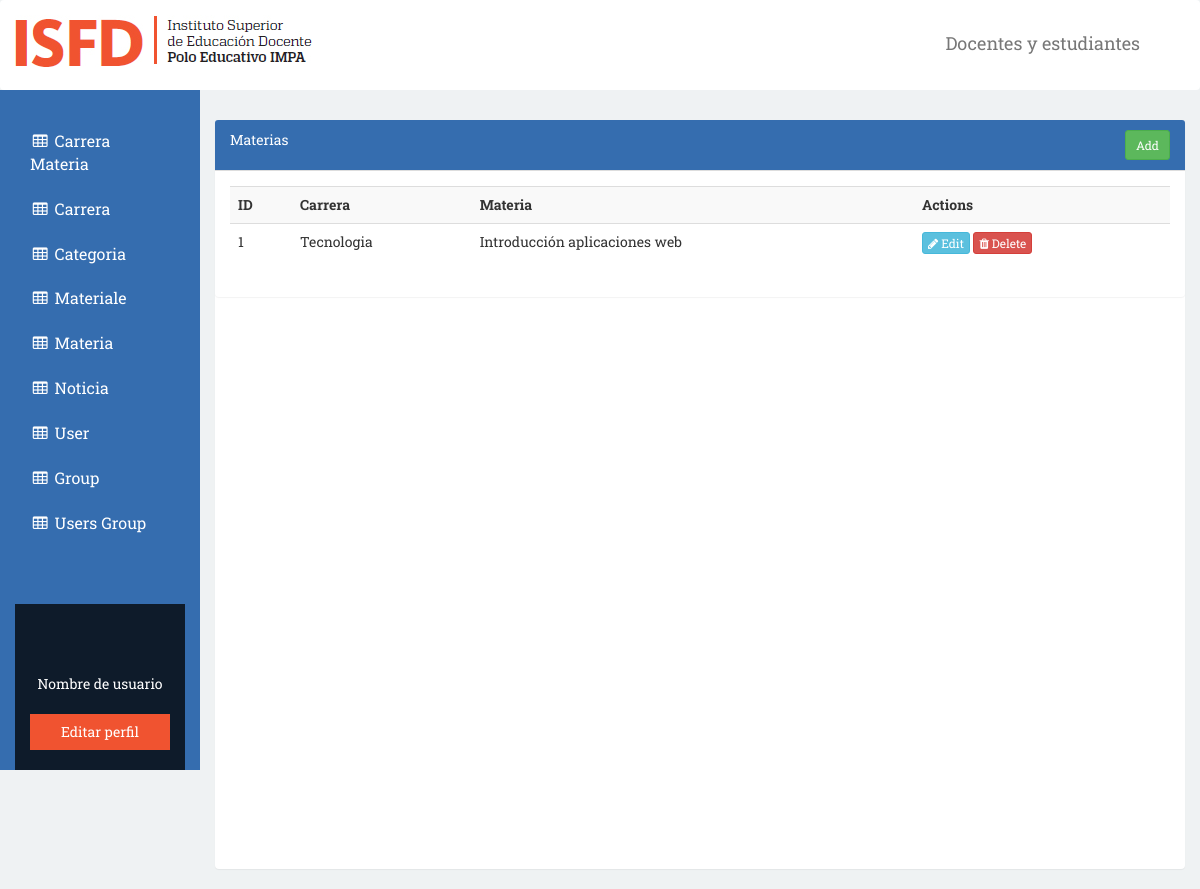
/index.php/carrera_materia, run on the app's committed database.
### tables this page shows
CREATE TABLE `carrera_materias` (
  `id` int(11) NOT NULL,
  `carrera_id` int(11) NOT NULL,
  `materia_id` int(11) NOT NULL
);

CREATE TABLE `carreras` (
  `id` int(11) NOT NULL,
  `nombre` varchar(255) NOT NULL
);

CREATE TABLE `materias` (
  `id` int(11) NOT NULL,
  `nombre` varchar(255) NOT NULL,
  `horario` varchar(255) NOT NULL,
  `descripcion` text NOT NULL,
  `timestamp` timestamp NOT NULL DEFAULT CURRENT_TIMESTAMP ON UPDATE CURRENT_TIMESTAMP
);

### application/controllers/Carrera_materia.php (called while the page is built, shortened)
<?php
class Carrera_materia extends CI_Controller{
    function __construct()
    {
        $this->load->model('Carrera_materia_model');
    }
    function index()
    {
        $data['carrera_materias'] = $this->Carrera_materia_model->get_all_carrera_materias();
        $data['_view'] = 'carrera_materia/index';
        $this->load->view('layouts/main',$data);
    }
}

### index.php (called while the page is built, shortened)
<?php
require_once BASEPATH.'core/CodeIgniter.php';

### application/models/Carrera_materia_model.php (called while the page is built, shortened)
<?php
class Carrera_materia_model extends CI_Model
{
    function get_all_carrera_materias()
    {
        $this->db->select('carrera_materias.*,materias.nombre as materia, carreras.nombre as carrera');
        $this->db->join('carreras','carreras.id = carrera_materias.carrera_id');
        $this->db->join('materias','materias.id = carrera_materias.materia_id');
        return $this->db->get('carrera_materias')->result_array();
    }
}

### application/views/carrera_materia/index.php (the view)
<div class="row">
    <div class="col-lg-12">
        <div class="panel panel-default">
            <div class="panel-heading">
                Materias
                <div class="pull-right">
                    <a href="<?php echo site_url('carrera_materia/add'); ?>" class="btn btn-success btn-sm">Add</a>
                </div>
                <br clear="all">
            </div>
            <div class="panel-body">
                <div class="table-responsive">
                    <table class="table table-striped">
                        <tr>
							<th>ID</th>
							<th>Carrera</th>
							<th>Materia</th>
							<th>Actions</th>
                        </tr>
                        <?php foreach($carrera_materias as $c){ ?>
                        <tr>
							<td><?php echo $c['id']; ?></td>
							<td><?php echo $c['carrera']; ?></td>
							<td><?php echo $c['materia']; ?></td>
							<td>
                                <a href="<?php echo site_url('carrera_materia/edit/'.$c['id']); ?>" class="btn btn-info btn-xs"><span class="fa fa-pencil"></span> Edit</a>
                                <a href="<?php echo site_url('carrera_materia/remove/'.$c['id']); ?>" class="btn btn-danger btn-xs"><span class="fa fa-trash"></span> Delete</a>
                            </td>
                        </tr>
                        <?php } ?>
                    </table>
                </div>
            </div>
        </div>
    </div>
</div>

### resources/css/impa.css (style rules this page uses)
body { font-family: 'Roboto Slab', serif; }
.bg-gris { background-color: #eff2f3; }
.panel-default { border:0; }
.panel-body a { color:#fff!important; }
#materias .panel-heading { background-color: #356daf!important; color: #fff!important }
#materias .panel-body { background-color: none; }

### data on the page
carrera_materias: id "1", carrera.nombre "Tecnologia", materia.nombre "Introducción aplicaciones web"
